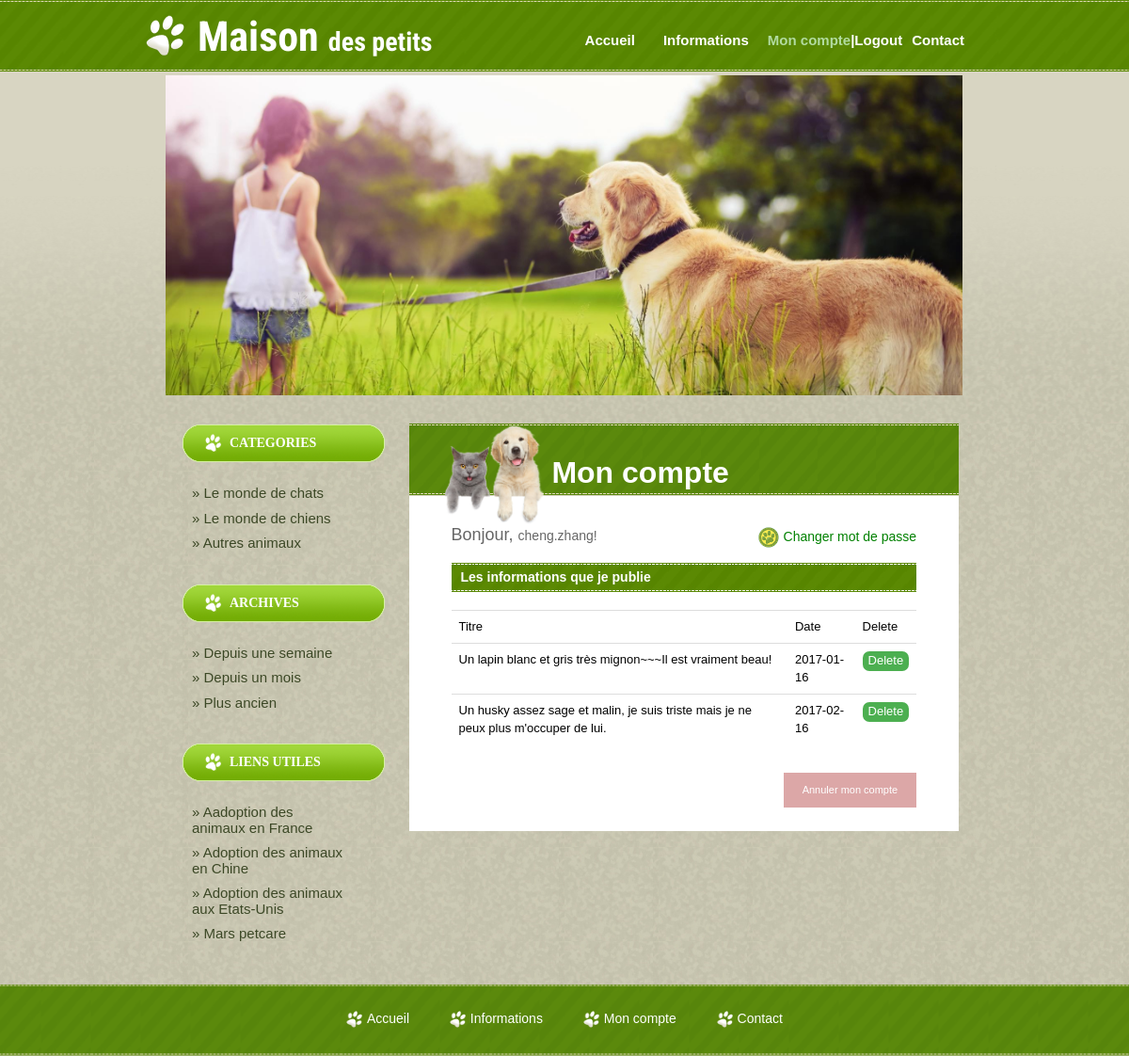
The app's page /project/index.php?page=compte (signed in) with its own data.
### tables this page shows
CREATE TABLE `informations` (
  `number` int(11) NOT NULL,
  `login` varchar(64) NOT NULL,
  `titre` varchar(512) NOT NULL,
  `type` varchar(32) NOT NULL,
  `genre` varchar(16) NOT NULL,
  `age` int(11) NOT NULL,
  `race` varchar(32) NOT NULL,
  `taille` varchar(16) NOT NULL,
  `adresse` varchar(256) NOT NULL,
  `date` date NOT NULL,
  `photo` varchar(128) NOT NULL
);

### project/utils/Information.php (the view, shortened to what this page needs)
<?php
class Information {
    public static function getInformationsParUser($dbh, $login) {
        $query = "SELECT * FROM informations WHERE login = ?";
        $sth = $dbh->prepare($query);
        $sth->setFetchMode(PDO::FETCH_CLASS, 'Information');
        $sth->execute(array($login));
        return $sth->fetchAll();
    }
    public static function afficheUserTable($dbh, $login) {
        $pagesize = 5;
        echo <<<CHAINE_DE_FIN
        <h2>Les informations que je publie</h2>
CHAINE_DE_FIN;
        $allpubs = Information::getInformationsParUser($dbh, $login);
        if ($allpubs == null) {
            echo "<p><span>Vous n'avez rien publié.</span></p>";
        } else {
            echo <<<CHAINE_DE_FIN
            <table class="table table-hover">
            <tr>
                <td>Titre</td>
                <td>Date</td>
                <td>Delete</td>
            </tr>
CHAINE_DE_FIN;
            $numrows = sizeof($allpubs);
            $page = 1;
            $offset = $pagesize * ($page - 1);
            $nb = 0;
            for ($i = 0; $i < 5 && ($offset + $i) < $numrows; $i++) {
                $pub = $allpubs[$offset + $i];
                $titre = $pub->titre;
                $date = $pub->date;
                echo <<<CHAINE_DE_FIN
            <tr>
                <td>$titre</td>
                <td>$date</td>
                    <td>
                    <form action="index.php?todo=delete&page=compte" method="post">
                        <button name="deleteinfo" value="$nb" type="submit" class="pagebutton">
                            Delete
                        </button>
                    </form>
                    </td>
            </tr>
CHAINE_DE_FIN;
                $nb = $nb + 1;
            }
            echo <<<CHAINE_DE_FIN
        </table>
CHAINE_DE_FIN;
        }
    }
}

### project/css/style.css (style rules this page uses)
html { background: url(../images/templatemo_html_bg.jpg) repeat; }
body { margin: 0; font-family: Arial, Helvetica, sans-serif; font-size: 11px; line-height: 1.5em; color: #000; background: url(../images/templatemo_page_bg.jpg) repeat-x center top; width: 100%; display: table; }
.content_right_mid h2 { margin-top: 20px; padding-left: 10px; padding-top: 8px; font-size: 14px; font-weight: bold; color: #fff; height: 40px; background: url(../images/templatemo_h2.jpg) repeat-x; }
.pagebutton { background-color: #4CAF50; color: white; border-radius: 7px; border: none; cursor: pointer; font-size: 13px; }

### records on screen
informations: titre "Un lapin blanc et gris très mignon~~~Il est vraiment beau!", date "2017-01-16"
informations: titre "Un husky assez sage et malin, je suis triste mais je ne peux plus m'occuper de lui.", date "2017-02-16"

### other values on screen
$name "cheng.zhang"
